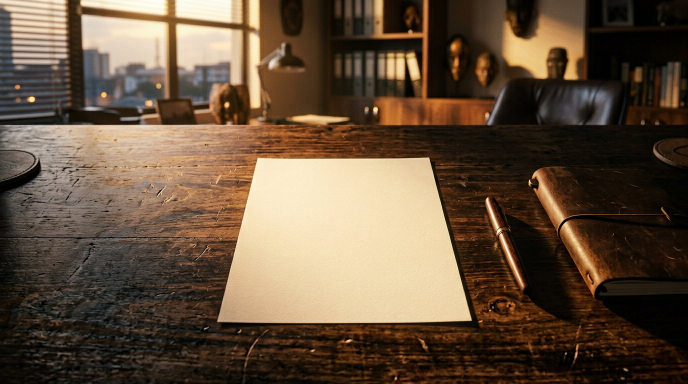
#> input picture social/status-oct3-raw.jpg, 1376 x 768 px (shown at 1/2 size)
$ python blend_image.py ../social/status-oct3-raw.jpg out.png
#> lines starting #> are read from the running program, lines starting #| are printed output that depends on the picture
#> further down, src is the input picture: PIL image 1376x768 RGB; mean R, G, B 100.7, 81, 61.3
#!/usr/bin/env python3
"""
DocOga BLEND PIPELINE — how generated imagery enters a design undetectably.

Steps (mandatory for every image, no exceptions):
  1. crop_aspect  — cut to the exact grid region needed
  2. duotone      — force luminance into the brand color ramp
                    (navy -> royal panel -> royal accent -> cream).
                    Whatever palette the generator returned dies here;
                    the image exits speaking DocOga's colors.
  3. feather_paste — rounded, edge-melted composite (never a pasted sticker)
  4. grain         — the slide's own film grain is applied over the final
                    canvas, so image and type share one texture

Importable library + CLI demo:  python3 tools/blend_image.py <in> <out>
"""
import sys
from PIL import Image, ImageDraw, ImageFilter, ImageOps
import numpy as np

# brand ramp: shadows navy, midtones royal panel/accent, highlights cream
STOPS = [(0.00, (6, 26, 51)),      # canvas navy
         (0.42, (15, 61, 124)),    # royal panel
         (0.72, (74, 140, 255)),   # royal accent
         (1.00, (226, 235, 250))]  # soft cream


def crop_aspect(img, aw, ah):
    """center-crop to aspect aw:ah"""
#> called with aw = 4, ah = 5
    w, h = img.size
#> w = 1376; h = 768
    target = aw / ah
    if w / h > target:
        nw = int(h * target)
#> nw = 614
        x = (w - nw) // 2
#> x = 381
        return img.crop((x, 0, x + nw, h))
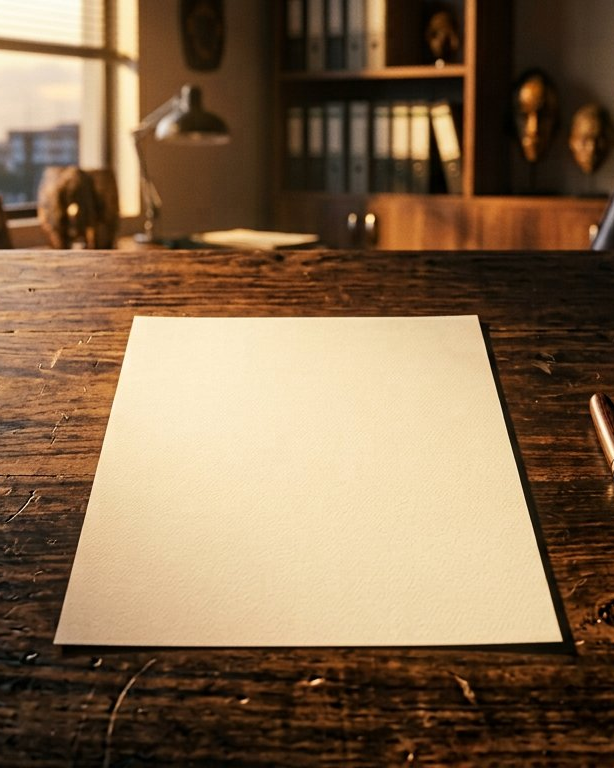
#> returned value: PIL image 614x768 RGB; mean R, G, B 132.5, 106.3, 78.4
    nh = int(w / target)
    y = (h - nh) // 2
    return img.crop((0, y, 0 + w, y + nh))


def duotone(img, stops=STOPS):
    """luminance -> brand ramp via per-channel LUTs"""
    g = ImageOps.autocontrast(img.convert('L'), cutoff=1)
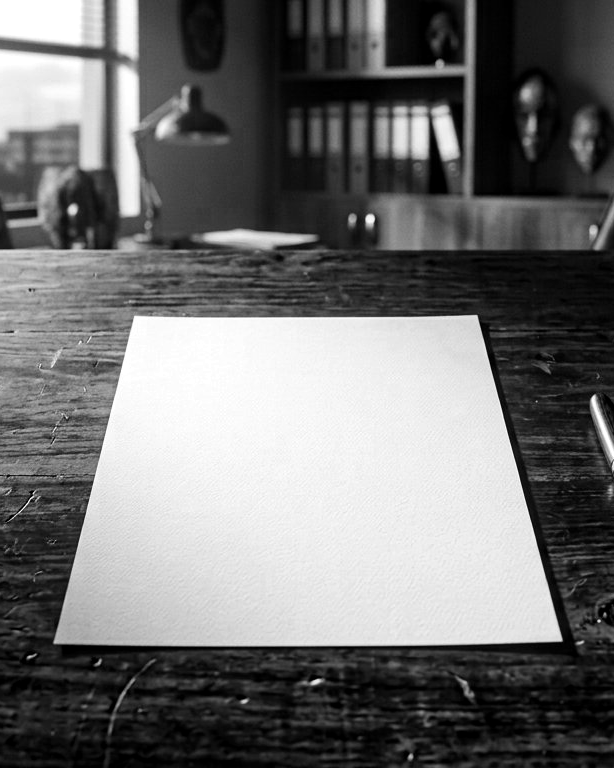
#> g: PIL image 614x768 L; min 0, max 255, mean 114.2
    luts = ([], [], [])
    for i in range(256):
        t = i / 255.0
        for (t0, c0), (t1, c1) in zip(stops, stops[1:]):
            if t0 <= t <= t1:
                f = (t - t0) / (t1 - t0) if t1 > t0 else 0.0
                for ch in range(3):
                    luts[ch].append(int(round(c0[ch] + (c1[ch] - c0[ch]) * f)))
                break
        else:
            for ch in range(3):
                luts[ch].append(stops[-1][1][ch])
    return Image.merge('RGB', (g.point(luts[0]), g.point(luts[1]), g.point(luts[2])))
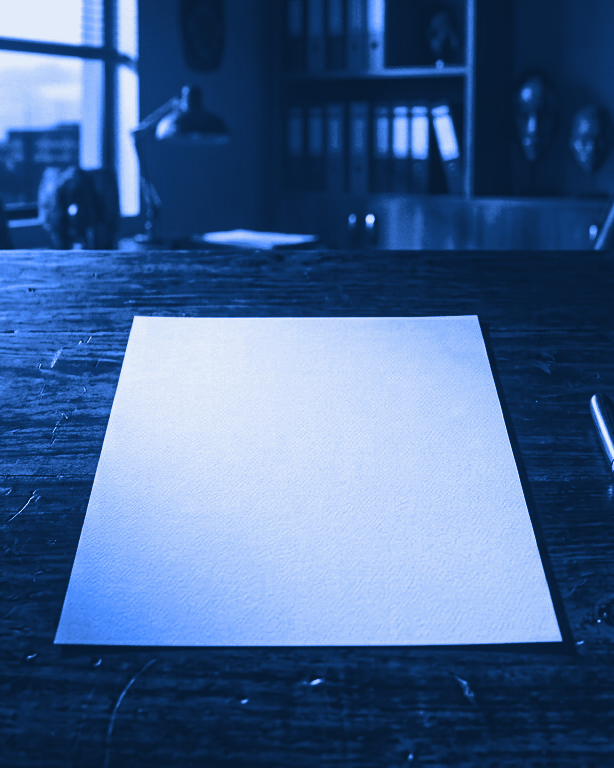
#> returned value: PIL image 614x768 RGB; mean R, G, B 69.9, 100.7, 146.2


def treat(img, aw, ah):
    """crop + duotone = brand-native artwork ready to place"""
    return duotone(crop_aspect(img, aw, ah))


# [68 lines left out: functions feather_paste, photo_grade, vignette, photo_grain, filmify, scrim, not called in this run]


if __name__ == '__main__':
    if len(sys.argv) != 3:
        print('usage: blend_image.py <in> <out>')
        sys.exit(1)
    src = Image.open(sys.argv[1]).convert('RGB')
    treated = treat(src, 4, 5)
    treated.save(sys.argv[2], quality=95)
    print('treated ->', sys.argv[2])

$ run again, on social/status-oct3-v1.jpg
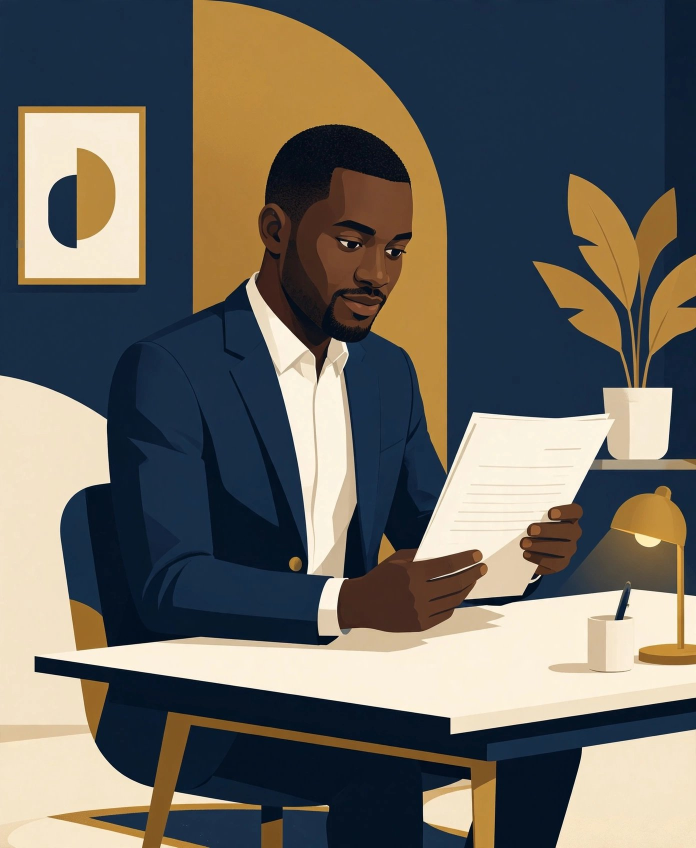
#> input picture social/status-oct3-v1.jpg, 1392 x 1696 px (shown at 1/2 size)
#> src is the input picture: PIL image 1392x1696 RGB; mean R, G, B 105.5, 103.2, 96.9
#> in duotone, `g = ImageOps.autocontrast(img.convert('L'), cutoff=1)`:
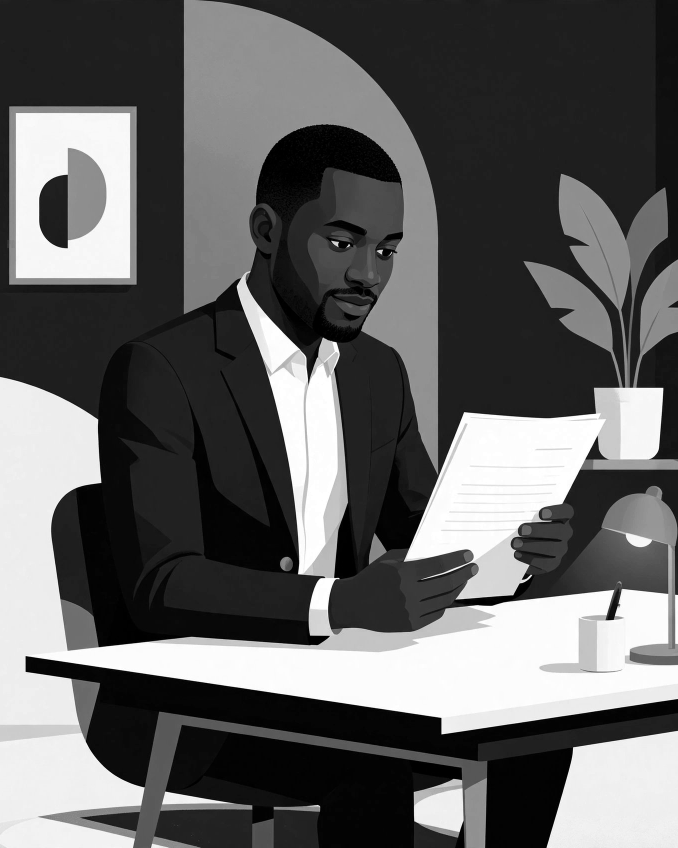
#> g: PIL image 1356x1696 L (shown at 1/2 size); min 0, max 255, mean 98.6
#> in duotone, `return Image.merge('RGB', (g.point(luts[0]), g.point(luts[1]), g.point..`:
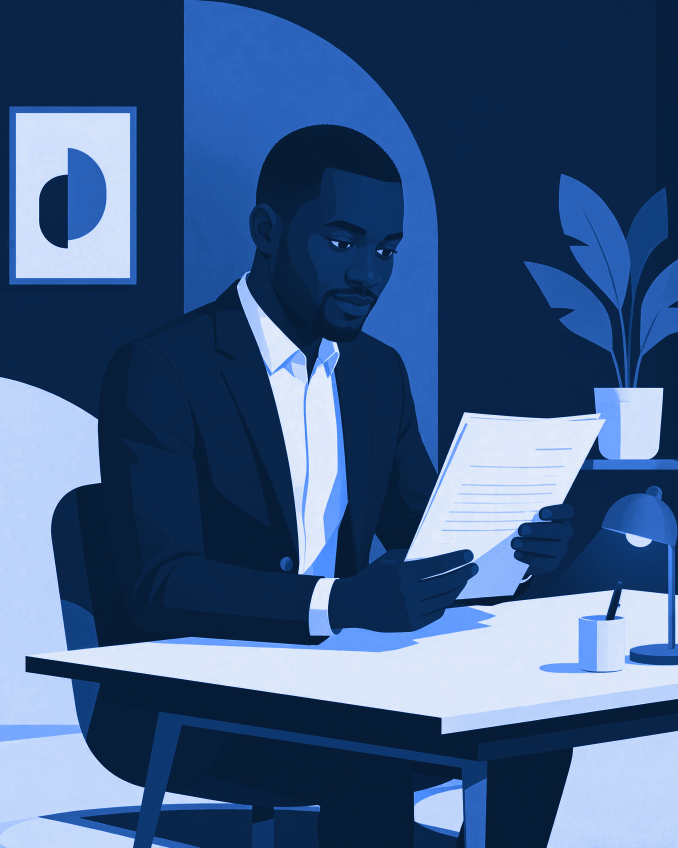
#> returned value: PIL image 1356x1696 RGB (shown at 1/2 size); mean R, G, B 61.8, 90.5, 132
